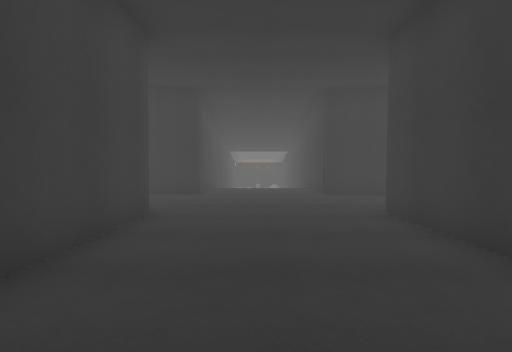
view 1 (above)

20 first-person views from a walk through a 3-D level made in the Unity game engine. The camera is 1.3 m above the floor, tilts 2° down and sees 80° across. The floor is counted in squares, 1.4 m on a side. Each view is taken from the middle of a square. On the plan, view 1 faces up. The plan holds only what a view shows up to about 12 squares ahead; the rest is blank. The place goes on beyond the plan. The player character is not drawn. Some surface patterns are stand-ins.

view 2
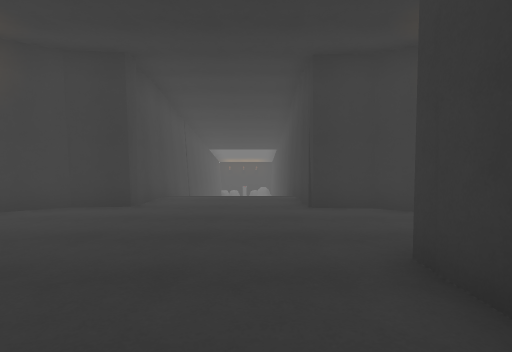

view 3
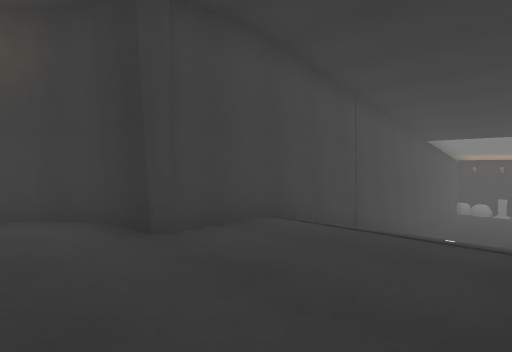

view 4
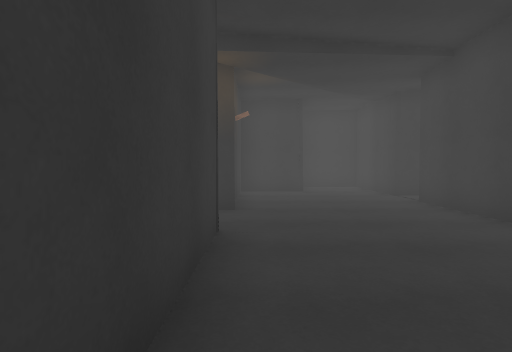

view 5
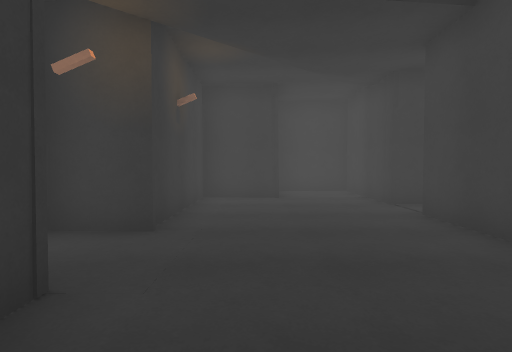

view 6
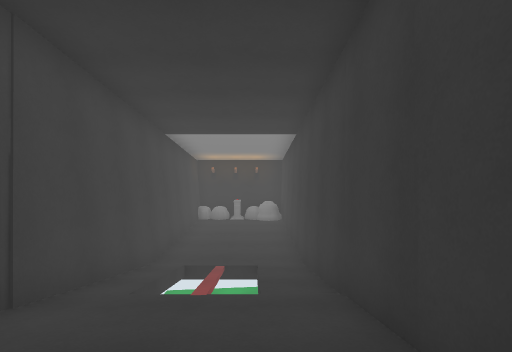

view 7
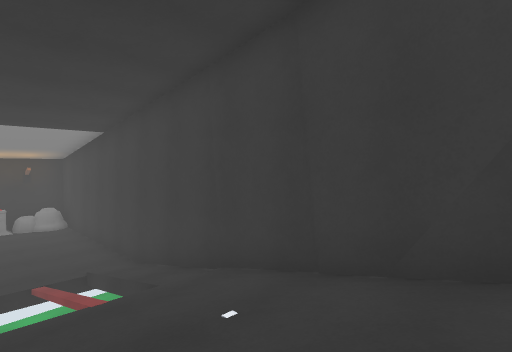

view 8
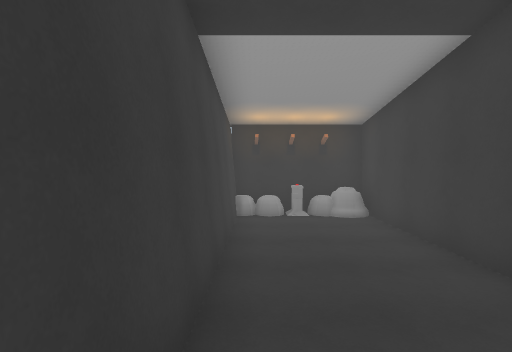

view 9
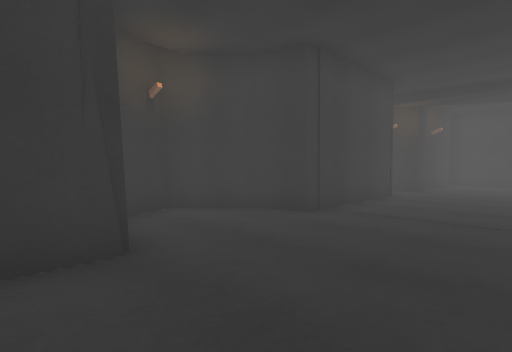

view 10
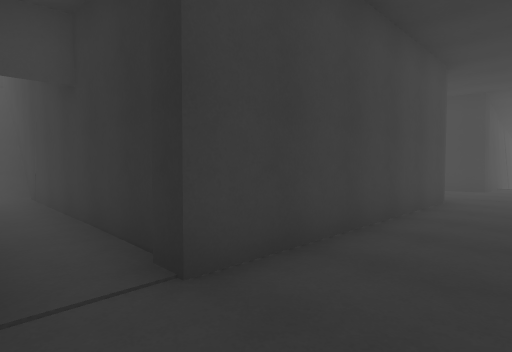

view 11
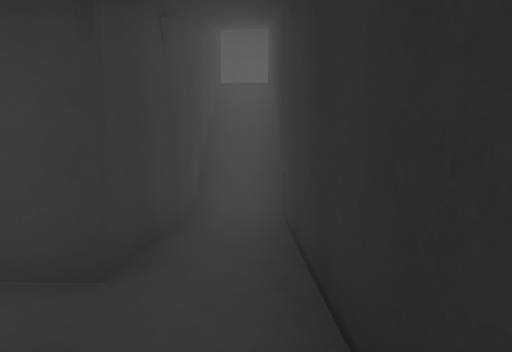

view 12
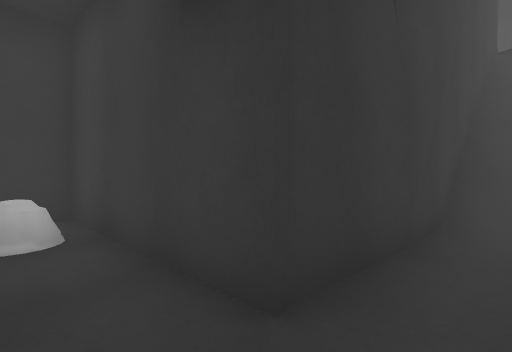

view 13
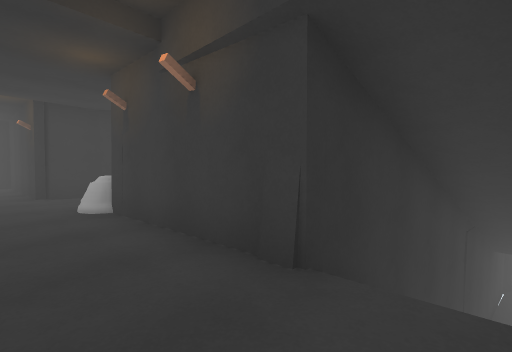

view 14
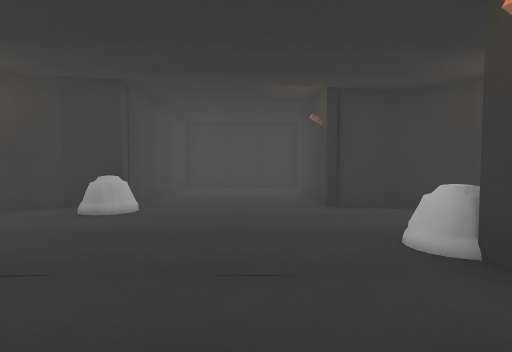

view 15
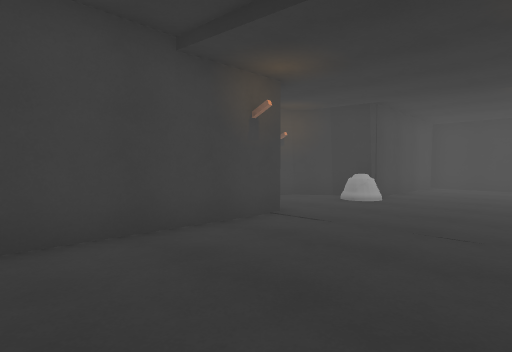

view 16
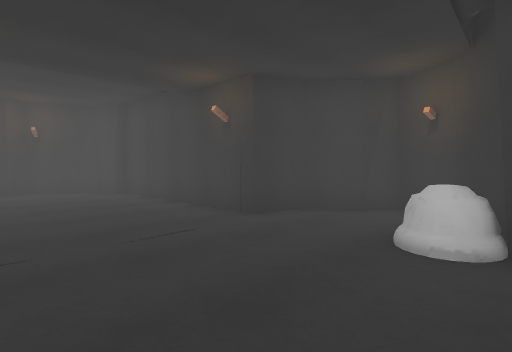

view 17
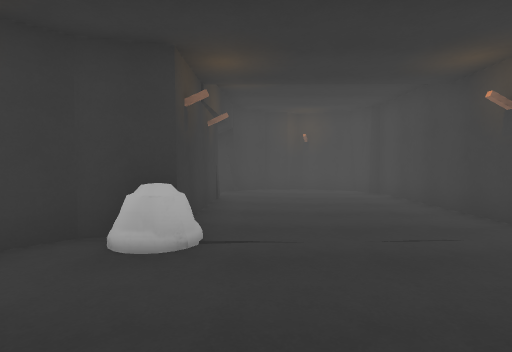

view 18
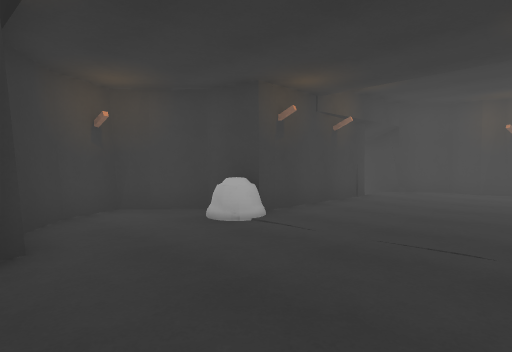

view 19
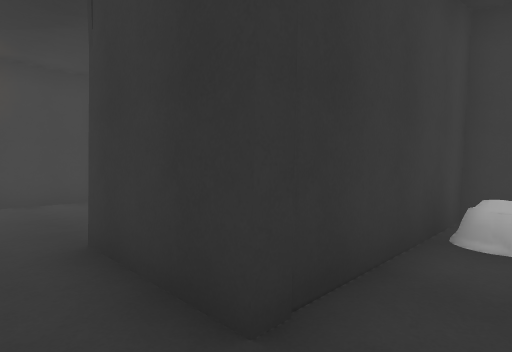

view 20
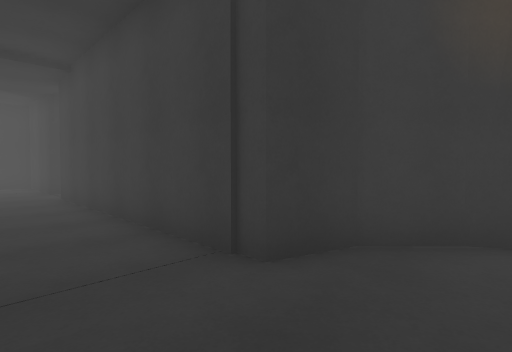

### Floor plan
Key: @ floor where view 1 was taken; # wall or solid block; . main floor; - floor 2 m lower than the main floor; : floor 5.75 m higher than the main floor; / step, stairs or slope; v drop or lower ground; P pedestal; O other object.
Columns run from 24 left of view 1 to 5 right of it. Each row starts with its distance up from view 1.
 26                       #OPOO
 25                       #---##
 24                       #----#
 23                       #----#
 22                       #----#
 21                       #----#
 20                       #----#
 19                       #/vv/#
 18                       #/vv/#
 17                       #/vv/#
 16                       #/vv/#
 15                       #////#
 14                       #////#
 13                       #////#
 12    ######             #....#
 11    #::::#             #....#
 10    #::::#           ###....###
  9    #::::#          ##........#
  8    #::::#          #.........#
  7  ###::::###        ##........#
  6 ##:O::::::##        ###....###
  5 #::::::::::#          #....#
  4 ##::::::::##          #....#
  3  ##:::::O##           #....#
  2   ##::::##            #....#
  1    #::::#             #.....
  0   ##::::#             #.@...#
 -1   #:::::###############....##
 -2   #::::://////.............#
 -3   #::::://////......##.....#
 -4   ##::::##########..##.....#
 -5    ##:###        #..##...###
 -6     ###           O###...
 -7                   O# ####
 -8                   ##

Where each view was taken, in squares from view 1:
view 1: 0 up, 0 right, facing up
view 2: 3 up, 1 right, facing up
view 3: 8 up, 2 right, facing up-left
view 4: 6 up, 2 right, facing down
view 5: 4 up, 1 right, facing down
view 6: 12 up, 1 right, facing up
view 7: 12 up, 1 left, facing up-right
view 8: 17 up, 1 left, facing up
view 9: 11 up, 1 left, facing down-right
view 10: 3 down, 0 right, facing up-left
view 11: 2 down, 4 left, facing left
view 12: 2 down, 5 left, facing down-left
view 13: 3 down, 18 left, facing up-right
view 14: 0 up, 18 left, facing up
view 15: 2 down, 17 left, facing up-left
view 16: 7 up, 17 left, facing down-left
view 17: 7 up, 17 left, facing down
view 18: 7 up, 20 left, facing down-right
view 19: 2 down, 6 left, facing down-right
view 20: 8 up, 0 right, facing down-left
